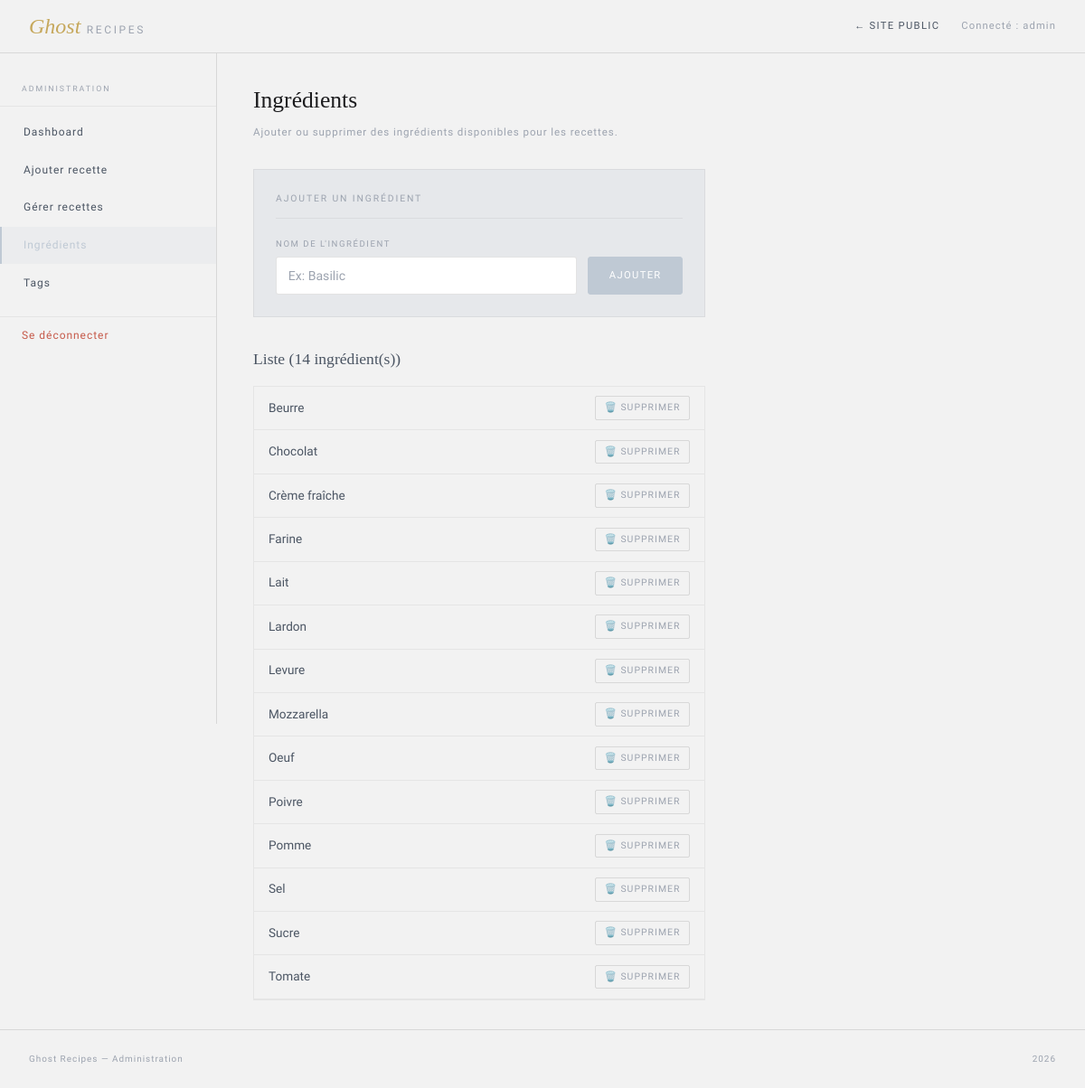
The app's page /admin/manage_ingredients.php (signed in), older data.
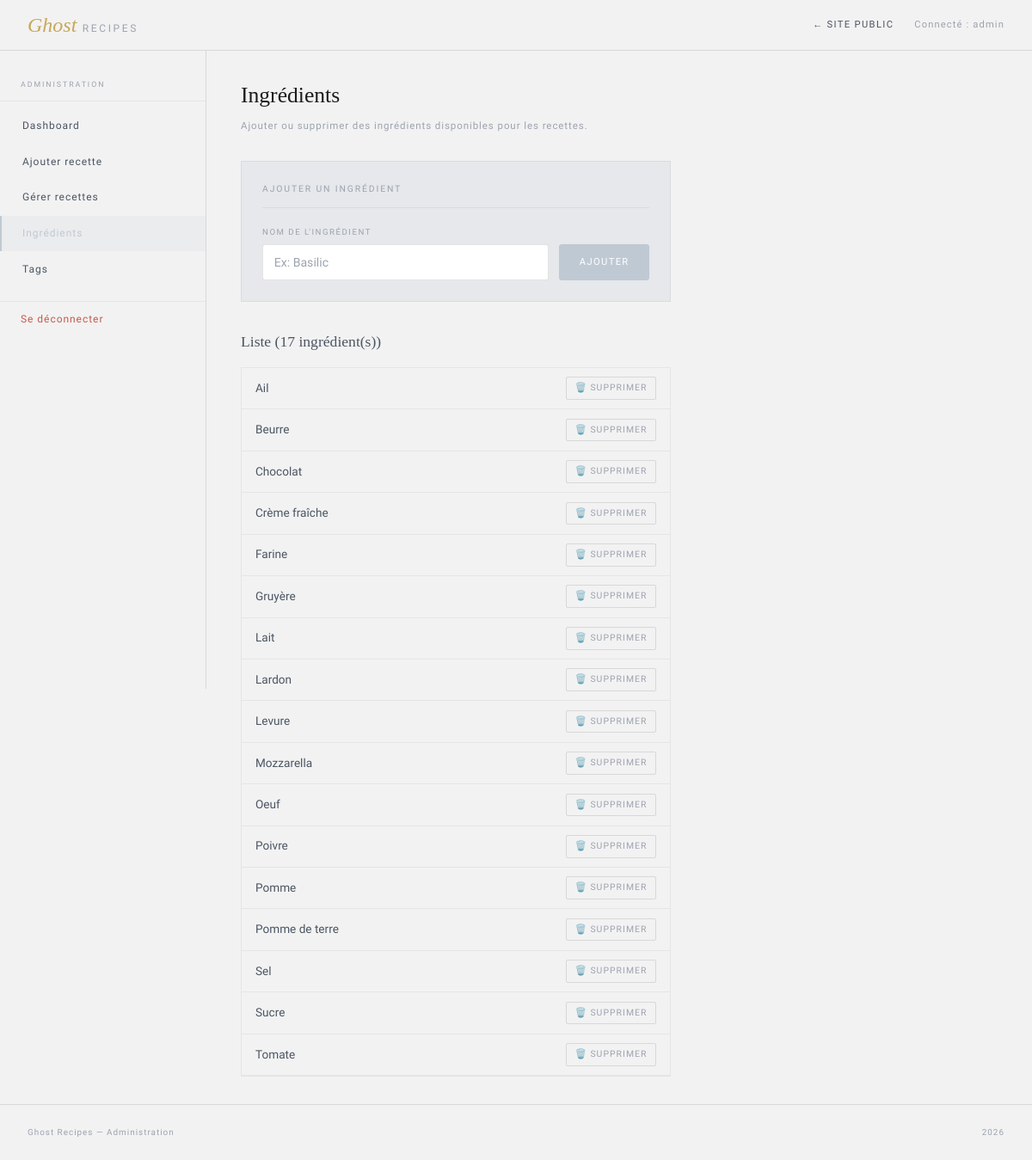
The same page, newer data.
### tables this page shows
CREATE TABLE ingredient (
    id  INT AUTO_INCREMENT PRIMARY KEY,
    nom VARCHAR(100) NOT NULL UNIQUE
);

### classes/Ingredient.php (called while the page is built, shortened)
<?php
class Ingredient extends Element {
    public static function getAll($pdo) {
        $stmt = $pdo->query("SELECT * FROM ingredient ORDER BY nom");
        return $stmt->fetchAll(PDO::FETCH_ASSOC);
    }
}
?>

### admin/manage_ingredients.php (the view, shortened to what this page needs)
<?php
require_once "../config/db.php";
require_once "../classes/Ingredient.php";
$ingredients = Ingredient::getAll($pdo);
require_once "header_admin.php";
?>
<h1 class="admin-title">Ingrédients</h1>
<p class="admin-sub">Ajouter ou supprimer des ingrédients disponibles pour les recettes.</p>
<div class="form-section" style="max-width:500px;">
    <div class="form-section-title">Ajouter un ingrédient</div>
    <form method="POST" action="manage_ingredients.php">
        <div class="form-group">
            <label class="form-label" for="nom">Nom de l'ingrédient</label>
            <div style="display:flex; gap:0.75rem;">
                <input class="form-input" type="text" id="nom" name="nom"
                       placeholder="Ex: Basilic" required>
                <button type="submit" name="action_ajouter" class="btn btn-primary">Ajouter</button>
            </div>
        </div>
    </form>
</div>
<h2 style="font-family:'Playfair Display',serif; font-weight:400; font-size:1.1rem; margin-bottom:1rem; color:var(--text2);">
    Liste (<?= count($ingredients) ?> ingrédient(s))
</h2>
<?php if (empty($ingredients)): ?>
    <p style="font-size:0.85rem; color:var(--text3);">Aucun ingrédient pour l'instant.</p>
<?php else: ?>
    <ul class="item-list" style="max-width:500px; border:1px solid var(--border);">
        <?php foreach ($ingredients as $ing): ?>
            <li>
                <span><?= htmlspecialchars($ing['nom']) ?></span>
                <form method="POST" action="manage_ingredients.php" style="display:inline;"
                      onsubmit="return confirm('Supprimer cet ingrédient ?')">
                    <button type="submit" name="action_supprimer" class="item-del-btn">🗑️ Supprimer</button>
                </form>
            </li>
        <?php endforeach; ?>
    </ul>
<?php endif; ?>
<?php require_once "footer_admin.php"; ?>

Row changes from the older to the newer data that the page shows:
added ingredient: nom "Ail"
added ingredient: nom "Gruyère"
added ingredient: nom "Pomme de terre"
Text that changed along with them:
count($ingredients): "14" → "17"
